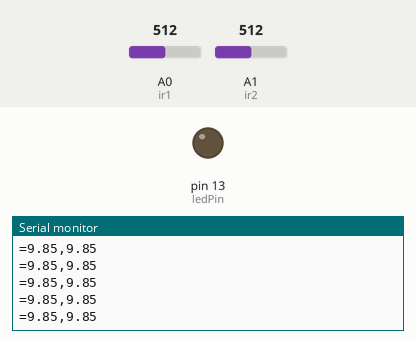
A sketch run on a simulated Arduino Uno, built with avr-gcc and run on an emulated ATmega328P. On the bench: output pins drawn as LEDs (lit = HIGH), the last lines printed to the serial monitor. The inputs (shaded band) are chosen by the test bench; at power-on: A0 (ir1) = 512, A1 (ir2) = 512.

Above: at 1.2 s.
1.3 s: A0 (ir1) set to 474
At 2.4 s:
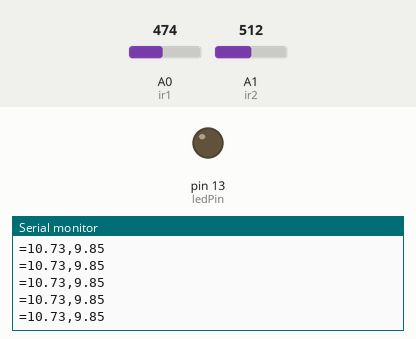
2.8 s: A0 (ir1) set to 452
At 3.9 s:
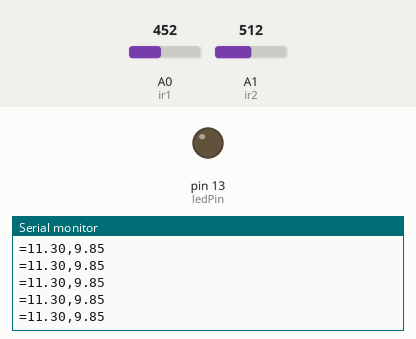
5.8 s: A1 (ir2) set to 498
At 6.6 s:
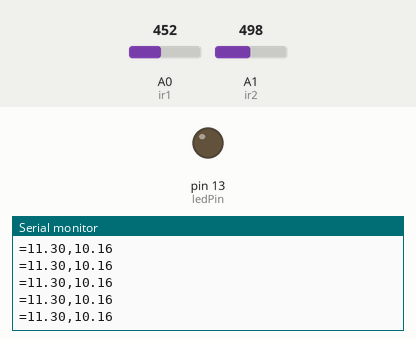
7.3 s: A1 (ir2) set to 469
At 8.4 s:
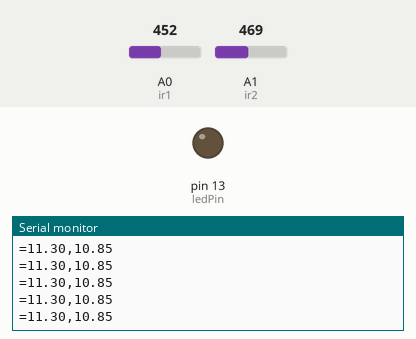
Timing chart, 0 to 9.8 s (numbered marks = the images above; inputs shaded):
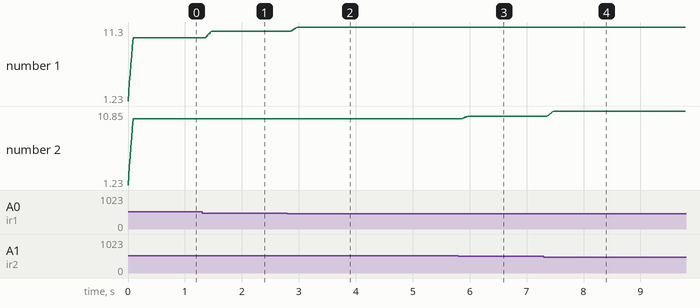

The sketch:

DistanceSensors.ino
```cpp
/*

 */

 #define filterWidth 8

int ir1 = A0;    // pin for IR distance sensor 1
int ir2 = A1;    // pin for IR distance sensor 2
int ir3 = A2;    // pin for IR distance sensor/potentiometer 3
int ir4 = A3;
int ledPin = 13; // select the pin for the LED

float a1[filterWidth];
float a2[filterWidth];
float a3[filterWidth];
float a4[filterWidth];
int aindex = 0;

void setup() {

  pinMode(ledPin, OUTPUT);
  //pinMode(ledPin, INPUT);

  for(int i = 0; i < filterWidth; i++)
  {
    a1[i] = 0;
    a2[i] = 0;
    //a3[i] = 0;
    //a4[i] = 0;
  }

  Serial.begin(9600);
}

float getDistance(float analog)
{
  float volts = analog*0.0048828125f;   // value from sensor * (5/1024) - if running 3.3.volts then change 5 to 3.3
  float distance = 27.0f*(float)pow(volts, -1.10f);
  return distance;
}

void loop() {

  // read the value from the sensors:
  int analog1 = analogRead(ir1);
  int analog2 = analogRead(ir2);
  //int analog3 = analogRead(ir3);
  //int analog4 = analogRead(ir4);

  float distance1 = getDistance(analog1);
  float distance2 = getDistance(analog2);

  a1[aindex] = distance1;
  a2[aindex] = distance2;
  //a3[aindex] = analog3;
  //a4[aindex] = distance;
  aindex++;
  if(aindex >= filterWidth) aindex = 0;

  float avg1 = 0, avg2 = 0;
  for(int i = 0; i < filterWidth; i++)
  {
    avg1 += a1[i];
    avg2 += a2[i];
    //avg3 += a3[i];
    //avg4 += a4[i];
  }
  avg1 /= (float)filterWidth;
  avg2 /= (float)filterWidth;
  //avg3 /= (float)filterWidth;
  //avg4 /= (float)filterWidth;

  // TODO: convert to distance values

  // write values to serial port
  Serial.print("=");
  Serial.print(avg1);
  Serial.print(",");
  Serial.print(avg2);
  //Serial.print(",");
  //Serial.print(avg3);
  //Serial.print(",");
  //Serial.print(avg4);
  Serial.println("");

  // turn the ledPin on
  //digitalWrite(ledPin, HIGH);
  // stop the program for <sensorValue> milliseconds:
  //delay(sensorValue);
  // turn the ledPin off:
  //digitalWrite(ledPin, LOW);
  // stop the program for for <sensorValue> milliseconds:
  //delay(sensorValue);
}
```

Measured:
- after the input at 1.3 s, the serial monitor: prints a new line after 0.07 s (image 1)
- after the input at 2.8 s, the serial monitor: prints a new line after 0.07 s (image 2)
- after the input at 5.8 s, the serial monitor: prints a new line after 0.08 s (image 3)
- after the input at 7.3 s, the serial monitor: prints a new line after 0.07 s (image 4)
- plotted number 1: 9.85 → 10.73 after the input at 1.3 s, 10.73 → 11.3 after the input at 2.8 s
- plotted number 2: 9.85 → 10.16 after the input at 5.8 s, 10.16 → 10.8 after the input at 7.3 s
